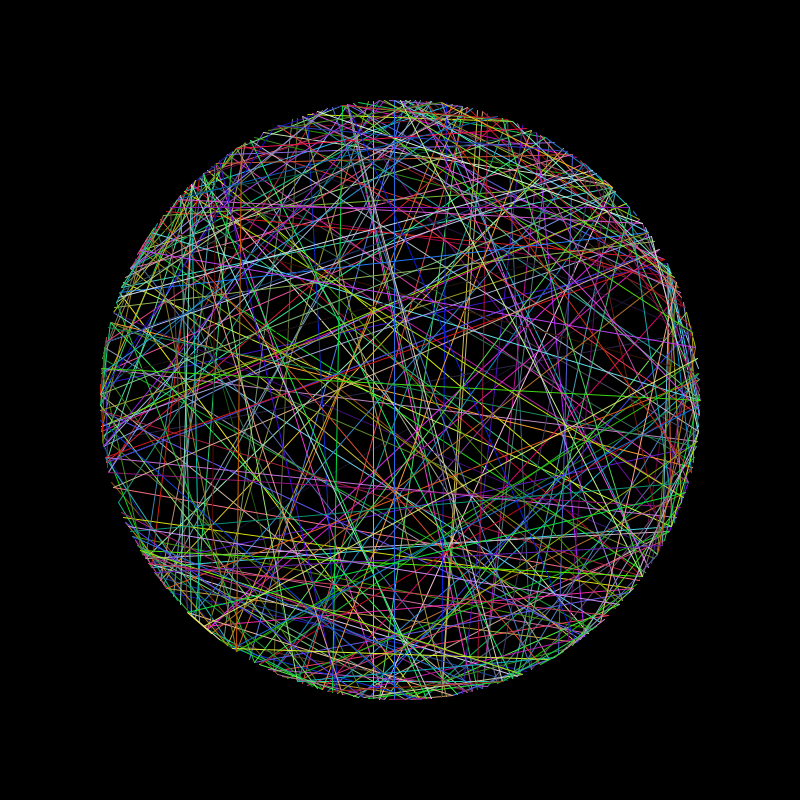
Frame 1 (no input)
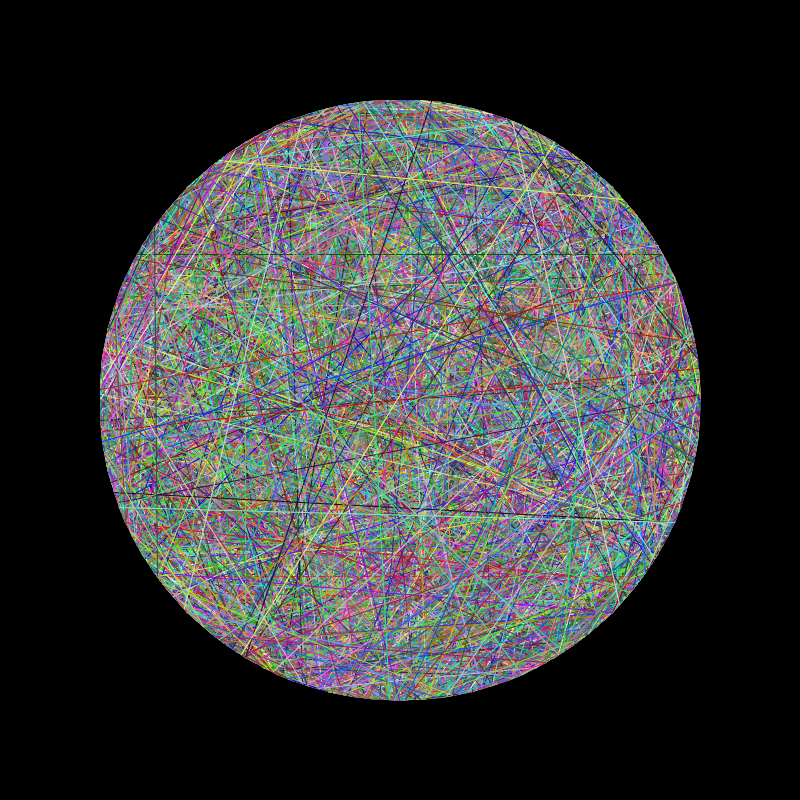
Frame 60 (the mouse pressed at the canvas centre just before this capture)
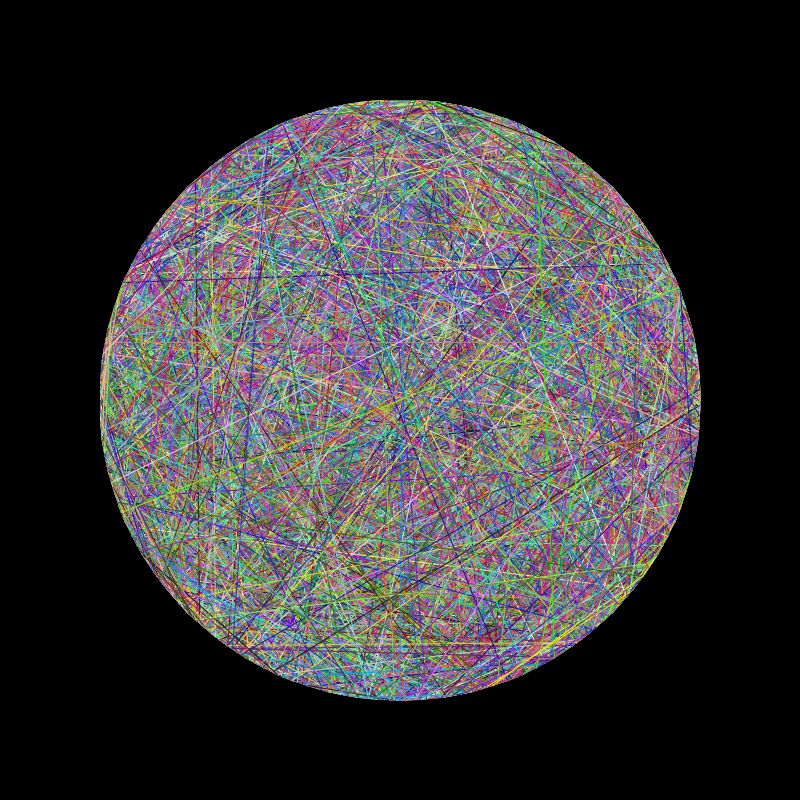
Frame 120 (the mouse held since frame 60 and released just before this capture)

The Processing sketch that drew these frames (run headless with seeded random() and noise(); from frame 60 on, the mouse is pressed at the canvas centre):

// Processing sketch: processing_68153
// ── processing_68153.pde

int radius = 300;  //What is the difference between an int and a float?
int num=360;
float [] xPos = new float [num];  
float [] yPos = new float [num];
float [] xPos1 = new float [num];  
float [] yPos1 = new float [num];



void setup() {        //Describe what "setup" does:
  size(800,800);      //What does this do?
  smooth();           //What does this do?
  background(0);    //What does this do?
  
  //Describe what's happening here:
  for (int i = 0; i < num; i++) {
    int deg = i;
    float angle = radians(deg);
    xPos[i] = cos(angle) * radius;
    yPos[i] = sin(angle) * radius;
    xPos1[i] = cos(angle) * radius;
    yPos1[i] = sin(angle) * radius;
  }
  
}

void draw() {      //Describe what "draw" does generally:

  //Describe what's happening here:
  translate(width/2, height/2);
  
  //Describe what's happening here:
 
   

  //Describe what's happening here:
  for (int i = 0; i < num; i++) {
  int r1=(int)random(num);
  int r2=(int)random(num);  
  stroke(random(255), random(255), random(255));
  line(xPos[r1], yPos[r1], xPos1[r2], yPos1[r2]);    
    
  }

}
//Describe what this sketch does:
